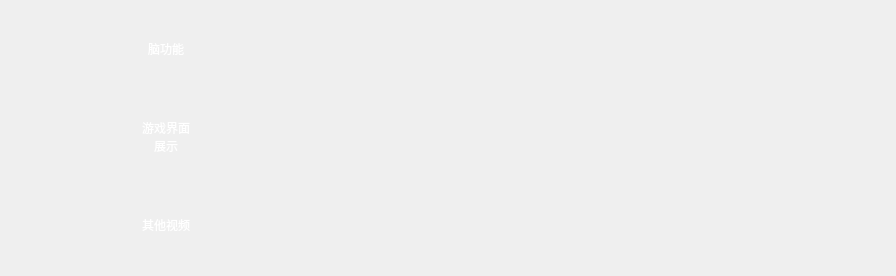
                      <widget class="QWidget" name="widget_show_video" native="true">
                       <property name="minimumSize">
                        <size>
                         <width>896</width>
                         <height>276</height>
                        </size>
                       </property>
                       <property name="maximumSize">
                        <size>
                         <width>16777215</width>
                         <height>276</height>
                        </size>
                       </property>
                       <layout class="QGridLayout" name="gridLayout_8">
                        <property name="leftMargin">
                         <number>101</number>
                        </property>
                        <property name="topMargin">
                         <number>0</number>
                        </property>
                        <property name="rightMargin">
                         <number>0</number>
                        </property>
                        <property name="bottomMargin">
                         <number>0</number>
                        </property>
                        <property name="spacing">
                         <number>0</number>
                        </property>
                        <item row="0" column="0">
                         <layout class="QHBoxLayout" name="horizontalLayout_11">
                          <property name="spacing">
                           <number>19</number>
                          </property>
                          <item>
                           <widget class="QWidget" name="widget_3" native="true">
                            <property name="minimumSize">
                             <size>
                              <width>100</width>
                              <height>0</height>
                             </size>
                            </property>
                            <property name="maximumSize">
                             <size>
                              <width>100</width>
                              <height>16777215</height>
                             </size>
                            </property>
                            <layout class="QGridLayout" name="gridLayout_7">
                             <property name="leftMargin">
                              <number>0</number>
                             </property>
                             <property name="topMargin">
                              <number>0</number>
                             </property>
                             <property name="rightMargin">
                              <number>0</number>
                             </property>
                             <property name="bottomMargin">
                              <number>0</number>
                             </property>
                             <property name="spacing">
                              <number>0</number>
                             </property>
                             <item row="0" column="0">
                              <layout class="QVBoxLayout" name="verticalLayout_6">
                               <property name="spacing">
                                <number>14</number>
                               </property>
                               <item>
                                <widget class="QPushButton" name="btn_head_show">
                                 <property name="minimumSize">
                                  <size>
                                   <width>100</width>
                                   <height>74</height>
                                  </size>
                                 </property>
                                 <property name="maximumSize">
                                  <size>
                                   <width>100</width>
                                   <height>74</height>
                                  </size>
                                 </property>
                                 <property name="styleSheet">
                                  <string notr="true">QPushButton{
border:0px;
border-radius: 8px;
color: #FFFFFF;
font: 16px &quot;黑体&quot;;
	image: url(:/image/image/btn_n.png);
}
QPushButton:hover{
	image: url(:/image/image/btn_click.png);
}
QPushButton:checked{
	image: url(:/image/image/btn_click.png);
}
</string>
                                 </property>
                                 <property name="text">
                                  <string>脑功能</string>
                                 </property>
                                 <property name="checkable">
                                  <bool>true</bool>
                                 </property>
                                </widget>
                               </item>
                               <item>
                                <widget class="QPushButton" name="btn_show_view">
                                 <property name="minimumSize">
                                  <size>
                                   <width>100</width>
                                   <height>74</height>
                                  </size>
                                 </property>
                                 <property name="maximumSize">
                                  <size>
                                   <width>100</width>
                                   <height>74</height>
                                  </size>
                                 </property>
                                 <property name="styleSheet">
                                  <string notr="true">QPushButton{
border:0px;
border-radius: 8px;
color: #FFFFFF;
font: 16px &quot;黑体&quot;;
	image: url(:/image/image/btn_n.png);
}
QPushButton:hover{
	image: url(:/image/image/btn_click.png);
}
QPushButton:checked{
	image: url(:/image/image/btn_click.png);
}
</string>
                                 </property>
                                 <property name="text">
                                  <string>游戏界面
展示</string>
                                 </property>
                                 <property name="checkable">
                                  <bool>true</bool>
                                 </property>
                                </widget>
                               </item>
                               <item>
                                <widget class="QPushButton" name="btn_other_video">
                                 <property name="minimumSize">
                                  <size>
                                   <width>100</width>
                                   <height>74</height>
                                  </size>
                                 </property>
                                 <property name="maximumSize">
                                  <size>
                                   <width>100</width>
                                   <height>74</height>
                                  </size>
                                 </property>
                                 <property name="styleSheet">
                                  <string notr="true">QPushButton{
border:0px;
border-radius: 8px;
color: #FFFFFF;
font: 16px &quot;黑体&quot;;
	image: url(:/image/image/btn_n.png);
}
QPushButton:hover{
	image: url(:/image/image/btn_click.png);
}
QPushButton:checked{
	image: url(:/image/image/btn_click.png);
}
</string>
                                 </property>
                                 <property name="text">
                                  <string>其他视频</string>
                                 </property>
                                 <property name="checkable">
                                  <bool>true</bool>
                                 </property>
                                </widget>
                               </item>
                              </layout>
                             </item>
                            </layout>
                           </widget>
                          </item>
                          <item>
                           <widget class="QWidget" name="widget_play_video" native="true">
                            <property name="minimumSize">
                             <size>
                              <width>646</width>
                              <height>275</height>
                             </size>
                            </property>
                            <property name="maximumSize">
                             <size>
                              <width>646</width>
                              <height>275</height>
                             </size>
                            </property>
                            <layout class="QGridLayout" name="gridLayout_9">
                             <property name="leftMargin">
                              <number>0</number>
                             </property>
                             <property name="topMargin">
                              <number>0</number>
                             </property>
                             <property name="rightMargin">
                              <number>0</number>
                             </property>
                             <property name="bottomMargin">
                              <number>0</number>
                             </property>
                             <property name="spacing">
                              <number>0</number>
                             </property>
                             <item row="0" column="0">
                              <layout class="QVBoxLayout" name="Layout_showVideo">
                               <property name="spacing">
                                <number>0</number>
                               </property>
                              </layout>
                             </item>
                            </layout>
                           </widget>
                          </item>
                         </layout>
                        </item>
                       </layout>
                      </widget>
